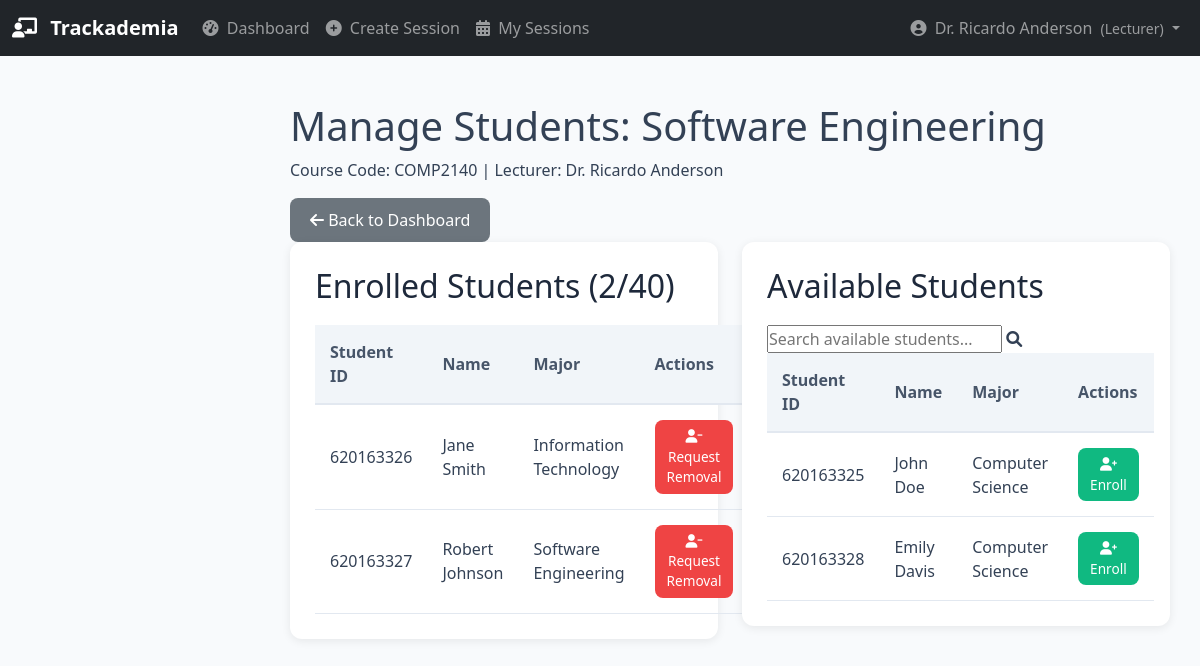
Page /lecturer/manage-students/1 (signed in) on the committed database.
### database.py (models this page shows, shortened)
class User(db.Model):
    __tablename__ = 'users'
    id = db.Column(db.Integer, primary_key=True)
    username = db.Column(db.String(80), unique=True, nullable=False)
    password_hash = db.Column(db.String(200), nullable=False)
    name = db.Column(db.String(100), nullable=False)
    email = db.Column(db.String(120), unique=True, nullable=True)
    user_type = db.Column(db.String(20), nullable=False)  # 'admin', 'lecturer', or 'student'
    is_active = db.Column(db.Boolean, default=True)
    created_at = db.Column(db.DateTime, default=datetime.utcnow)

class Course(db.Model):
    __tablename__ = 'courses'
    id = db.Column(db.Integer, primary_key=True)
    name = db.Column(db.String(200), nullable=False)
    code = db.Column(db.String(50), unique=True)
    description = db.Column(db.Text, nullable=True)
    credits = db.Column(db.Integer, default=3)
    semester = db.Column(db.String(50))  # Fall 2024, Spring 2025, etc.
    max_capacity = db.Column(db.Integer, default=30)
    lecturer_id = db.Column(db.Integer, db.ForeignKey('lecturers.id'), nullable=False)
    is_active = db.Column(db.Boolean, default=True)
    created_at = db.Column(db.DateTime, default=datetime.utcnow)
    students = db.relationship('Student',
                              secondary=enrollments,
                              back_populates='courses')
    sessions = db.relationship('Session', backref='course', lazy=True)

class Student(db.Model):
    __tablename__ = 'students'
    id = db.Column(db.Integer, primary_key=True)
    user_id = db.Column(db.Integer, db.ForeignKey('users.id'), nullable=False)
    student_id = db.Column(db.String(50), unique=True)
    enrollment_year = db.Column(db.Integer)
    major = db.Column(db.String(100))
    is_active = db.Column(db.Boolean, default=True)
    user = db.relationship('User', backref='student_profile')
    courses = db.relationship('Course',
                             secondary=enrollments,
                             back_populates='students')
    attendances = db.relationship('Attendance', backref='student', lazy=True)

### app.py (the view)
@app.route('/lecturer/manage-students/<int:course_id>')
def manage_students(course_id):
    lecturer_id = flask_session.get('user_id')
    lecturer = db.session.query(Lecturer).filter_by(user_id=lecturer_id).first()
    if not lecturer:
        flash('Please login as a lecturer', 'error')
        return redirect(url_for('login'))
    course = db.session.get(Course, course_id)
    if course.lecturer_id != lecturer.id:
        flash('You do not have permission to manage this course', 'error')
        return redirect(url_for('lecturer_dashboard'))
    all_students = db.session.query(Student).all()
    available_students = [s for s in all_students if s not in course.students]
    return render_template('manage_students.html',
                         course=course,
                         available_students=available_students)

### app.py (called while the page is built)
@app.before_request
def require_login():
    allowed_routes = ['login', 'static']
    if request.endpoint not in allowed_routes and 'user_id' not in flask_session:
        return redirect(url_for('login'))

@app.context_processor
def inject_pending_requests():
    if flask_session.get('user_type') == 'admin':
        pending_count = db.session.query(RemovalRequest).filter_by(status='pending').count()
        return dict(pending_requests_count=pending_count)
    return dict(pending_requests_count=0)

### templates/manage_students.html (shortened to what this page needs)
{% extends "base.html" %}
{% block content %}
<div class="dashboard-header">
    <h1>Manage Students: {{ course.name }}</h1>
    <p>Course Code: {{ course.code }} | Lecturer: {{ course.lecturer.user.name }}</p>
    <a href="{{ url_for('lecturer_dashboard') }}" class="btn btn-secondary">
        <i class="fas fa-arrow-left"></i> Back to Dashboard
    </a>
</div>
<div class="row">
    <div class="col-md-6">
        <div class="table-container">
            <h2>Enrolled Students ({{ course.students|length }}/{{ course.max_capacity }})</h2>
            <table>
                <thead>
                    <tr>
                        <th>Student ID</th>
                        <th>Name</th>
                        <th>Major</th>
                        <th>Actions</th>
                    </tr>
                </thead>
                <tbody>
                    {% for student in course.students %}
                    <tr>
                        <td>{{ student.student_id }}</td>
                        <td>{{ student.user.name }}</td>
                        <td>{{ student.major or 'N/A' }}</td>
                        <td>
                            <button class="btn btn-danger btn-sm request-removal"
                                    data-student-id="{{ student.id }}"
                                    data-student-name="{{ student.user.name }}">
                                <i class="fas fa-user-minus"></i> Request Removal
                            </button>
                        </td>
                    </tr>
                    {% else %}
                    <tr>
                        <td colspan="4" class="text-center">No students enrolled in this course</td>
                    </tr>
                    {% endfor %}
                </tbody>
            </table>
        </div>
    </div>
    <div class="col-md-6">
        <div class="table-container">
            <h2>Available Students</h2>
            <div class="search-box">
                <input type="text" id="studentSearch" placeholder="Search available students...">
                <i class="fas fa-search"></i>
            </div>
            <table>
                <thead>
                    <tr>
                        <th>Student ID</th>
                        <th>Name</th>
                        <th>Major</th>
                        <th>Actions</th>
                    </tr>
                </thead>
                <tbody id="availableStudentsTable">
                    {% for student in available_students %}
                    <tr>
                        <td>{{ student.student_id }}</td>
                        <td>{{ student.user.name }}</td>
                        <td>{{ student.major or 'N/A' }}</td>
                        <td>
                            <button class="btn btn-success btn-sm enroll-student"
                                    data-student-id="{{ student.id }}"
                                    data-course-id="{{ course.id }}">
                                <i class="fas fa-user-plus"></i> Enroll
                            </button>
                        </td>
                    </tr>
                    {% else %}
                    <tr>
                        <td colspan="4" class="text-center">All students are already enrolled in this course</td>
                    </tr>
                    {% endfor %}
                </tbody>
            </table>
        </div>
    </div>
</div>
{% endblock %}

### templates/base.html (shortened to what this page needs)
<!DOCTYPE html>
<html lang="en">
<head>
    <link href="https://cdn.jsdelivr.net/npm/bootstrap@5.1.3/dist/css/bootstrap.min.css" rel="stylesheet">
    <link rel="stylesheet" href="{{ url_for('static', filename='css/style.css') }}">
    <link rel="stylesheet" href="https://cdnjs.cloudflare.com/ajax/libs/font-awesome/6.0.0/css/all.min.css">
</head>
<body>
    <nav class="navbar navbar-expand-lg navbar-dark bg-dark">
        <div class="container-fluid">
            <a class="navbar-brand" href="{{ url_for('index') }}">
                <i class="fas fa-chalkboard-teacher me-2"></i>
                <strong>Trackademia</strong>
            </a>
            <div class="collapse navbar-collapse" id="navbarNav">
                <ul class="navbar-nav me-auto">
                    {% if 'user_id' in session %}
                        {% if session.user_type == 'admin' %}
                            <li class="nav-item">
                                <a class="nav-link {{ 'active' if request.endpoint == 'admin_dashboard' }}"
                                   href="{{ url_for('admin_dashboard') }}">
                                    <i class="fas fa-tachometer-alt me-1"></i> Dashboard
                                </a>
                            </li>
                            <li class="nav-item dropdown">
                                <a class="nav-link dropdown-toggle" href="#" id="usersDropdown" role="button"
                                   data-bs-toggle="dropdown">
                                    <i class="fas fa-users me-1"></i> Users
                                </a>
                                <ul class="dropdown-menu">
                                    <li>
                                        <a class="dropdown-item" href="{{ url_for('admin_users') }}">
                                            <i class="fas fa-list me-2"></i> Manage Users
                                        </a>
                                    </li>
                                    <li>
                                        <a class="dropdown-item" href="{{ url_for('admin_create_user') }}">
                                            <i class="fas fa-user-plus me-2"></i> Create User
                                        </a>
                                    </li>
                                    <li>
                                        <a class="dropdown-item" href="{{ url_for('admin_import_users') }}">
                                            <i class="fas fa-file-import me-2"></i> Import Users
                                        </a>
                                    </li>
                                </ul>
                            </li>
                            <li class="nav-item dropdown">
                                <a class="nav-link dropdown-toggle" href="#" id="coursesDropdown" role="button"
                                   data-bs-toggle="dropdown">
                                    <i class="fas fa-book me-1"></i> Courses
                                </a>
                                <ul class="dropdown-menu">
                                    <li>
                                        <a class="dropdown-item" href="{{ url_for('admin_courses') }}">
                                            <i class="fas fa-list me-2"></i> All Courses
                                        </a>
                                    </li>
                                    <li>
                                        <a class="dropdown-item" href="{{ url_for('admin_create_course') }}">
                                            <i class="fas fa-plus-circle me-2"></i> Create Course
                                        </a>
                                    </li>
                                </ul>
                            </li>
                            <li class="nav-item">
                                <a class="nav-link {{ 'active' if request.endpoint == 'admin_removal_requests' }}"
                                   href="{{ url_for('admin_removal_requests') }}">
                                    <i class="fas fa-clipboard-list me-1"></i> Requests
                                    {% if pending_requests_count and pending_requests_count > 0 %}
                                    <span class="badge bg-danger">{{ pending_requests_count }}</span>
                                    {% endif %}
                                </a>
                            </li>
                            <li class="nav-item">
                                <a class="nav-link {{ 'active' if request.endpoint == 'admin_reports' }}"
                                   href="{{ url_for('admin_reports') }}">
                                    <i class="fas fa-chart-bar me-1"></i> Reports
                                </a>
                            </li>
                        {% elif session.user_type == 'lecturer' %}
                            <li class="nav-item">
                                <a class="nav-link {{ 'active' if request.endpoint == 'lecturer_dashboard' }}"
                                   href="{{ url_for('lecturer_dashboard') }}">
                                    <i class="fas fa-tachometer-alt me-1"></i> Dashboard
                                </a>
                            </li>
                            <li class="nav-item">
                                <a class="nav-link {{ 'active' if request.endpoint == 'create_session' }}"
                                   href="{{ url_for('create_session') }}">
                                    <i class="fas fa-plus-circle me-1"></i> Create Session
                                </a>
                            </li>
                            <li class="nav-item">
                                <a class="nav-link {{ 'active' if request.endpoint == 'my_sessions' }}"
                                   href="{{ url_for('my_sessions') }}">
                                    <i class="fas fa-calendar-alt me-1"></i> My Sessions
                                </a>
                            </li>
                        {% endif %}
                    {% endif %}
                </ul>
                <ul class="navbar-nav ms-auto">
                    {% if 'user_id' in session %}
                        <li class="nav-item dropdown">
                            <a class="nav-link dropdown-toggle" href="#" id="userDropdown" role="button"
                               data-bs-toggle="dropdown">
                                <i class="fas fa-user-circle me-1"></i> {{ session.name }}
                                <small class="ms-1">({{ session.user_type|title }})</small>
                            </a>
                        </li>
                    {% else %}
                        <li class="nav-item">
                            <a class="nav-link" href="{{ url_for('login') }}">
                                <i class="fas fa-sign-in-alt me-1"></i> Login
                            </a>
                        </li>
                    {% endif %}
                </ul>
            </div>
        </div>
    </nav>
    <div class="main-content">
        {% block content %}{% endblock %}
    </div>
</body>
</html>

### static/css/style.css (style rules this page uses)
:root { --primary-color: #2563eb; --secondary-color: #1e40af; --success-color: #10b981; --danger-color: #ef4444; --warning-color: #f59e0b; --background-color: #f8fafc; --sidebar-width: 260px; }
* { margin: 0; padding: 0; box-sizing: border-box; }
body { font-family: 'Segoe UI', Tahoma, Geneva, Verdana, sans-serif; background-color: var(--background-color); color: #334155; }
.main-content { margin-left: var(--sidebar-width); padding: 30px; min-height: 100vh; }
.table-container { background: white; border-radius: 12px; padding: 25px; box-shadow: 0 2px 10px rgba(0, 0, 0, 0.08); margin-bottom: 30px; }
.table-container h2 { margin-bottom: 20px; color: #1e293b; }
table { width: 100%; border-collapse: collapse; }
thead { background-color: #f1f5f9; }
th { padding: 15px; text-align: left; font-weight: 600; color: #475569; border-bottom: 2px solid #e2e8f0; }
td { padding: 15px; border-bottom: 1px solid #e2e8f0; }
.btn { padding: 10px 20px; border: none; border-radius: 8px; cursor: pointer; font-weight: 500; transition: all 0.3s ease; text-decoration: none; display: inline-block; }
.btn-success { background-color: var(--success-color); color: white; }
.btn-danger { background-color: var(--danger-color); color: white; }
.btn-sm { padding: 6px 12px; font-size: 0.85rem; }

### rows in the picture
User: name "Dr. Ricardo Anderson", lecturer.user.name "Dr. Ricardo Anderson"
Course: name "Software Engineering", code "COMP2140", max_capacity "40"
Student: student_id "620163326", user.name "Jane Smith", major "Information Technology"
Student: student_id "620163327", user.name "Robert Johnson", major "Software Engineering"
Student: student_id "620163325", user.name "John Doe", major "Computer Science"
Student: student_id "620163328", user.name "Emily Davis", major "Computer Science"

### other values in the picture
{{ session.user_type|title }} "Lecturer"
{{ course.students|length }} "2"
